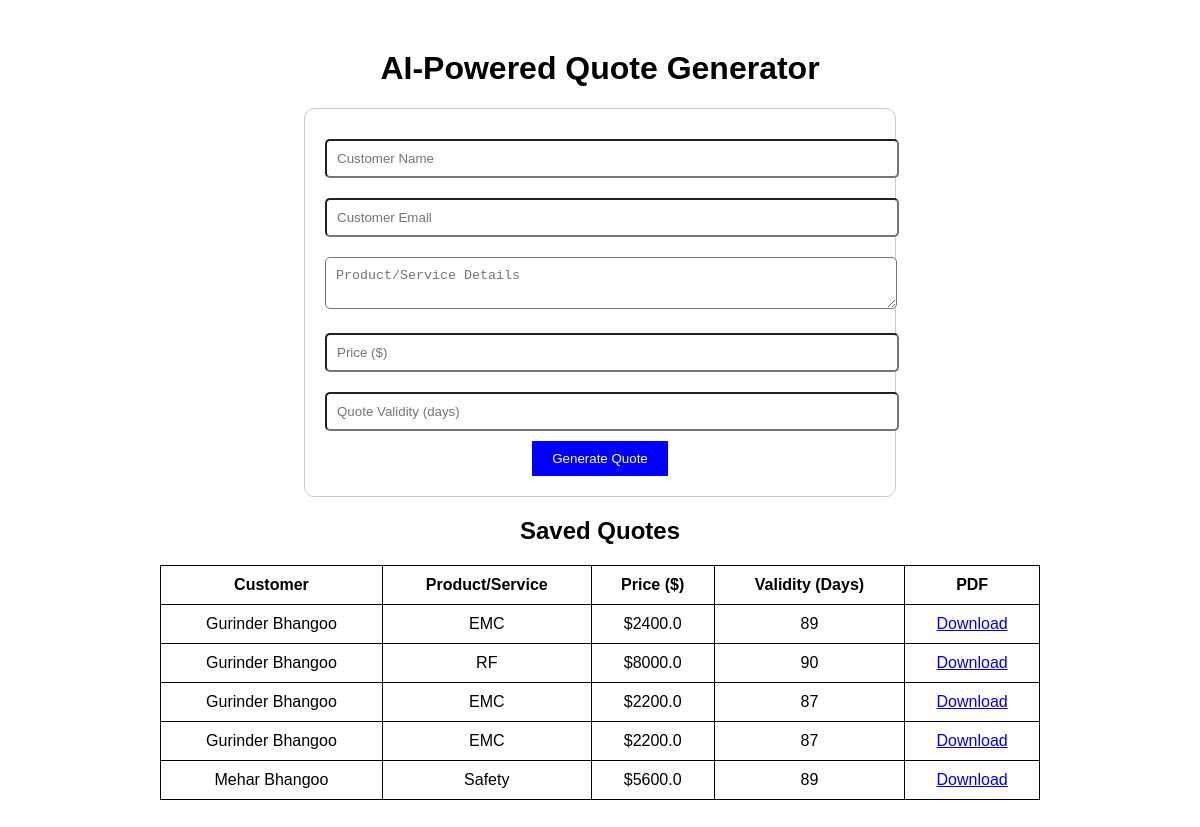
Before: / with the older database file.
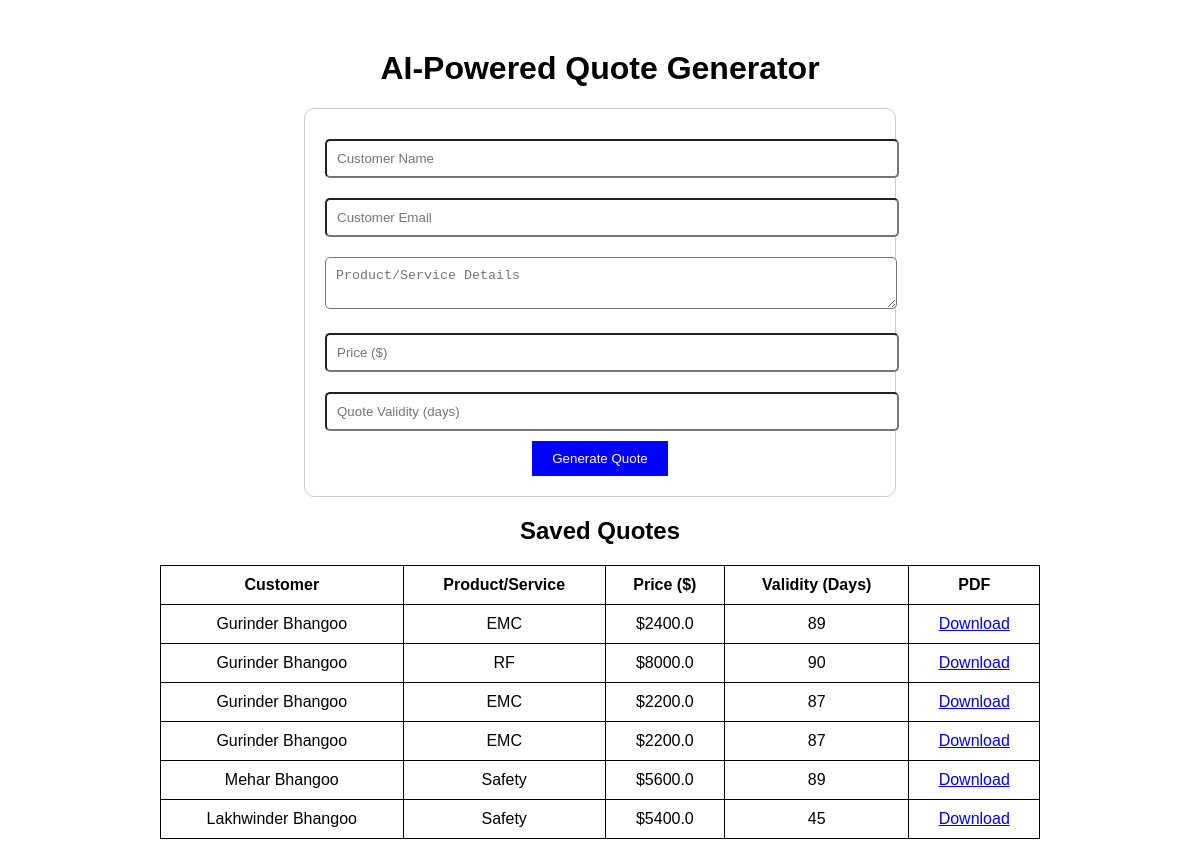
After: the same page with the newer database file.
### app.py (models this page shows)
class Quote(db.Model):
    id = db.Column(db.Integer, primary_key=True)
    customer_name = db.Column(db.String(100), nullable=False)
    recipient_email = db.Column(db.String(100), nullable=False)
    product_details = db.Column(db.Text, nullable=False)
    price = db.Column(db.Float, nullable=False)
    validity = db.Column(db.Integer, nullable=False)
    pdf_filename = db.Column(db.String(100), nullable=False)
    roof_square_feet = db.Column(db.Float, nullable=True)  # Roof Area
    roof_image_url = db.Column(db.String(255), nullable=True)  # Store Image URL

### app.py (the view)
@app.route("/")
def home():
    quotes = Quote.query.all()  # Fetch all quotes from the database
    return render_template("index.html", quotes=quotes)

### templates/index.html (shortened to what this page needs)
<!DOCTYPE html>
<html lang="en">
<head>
</head>
<body>
    <h1>AI-Powered Quote Generator</h1>
    <form action="/generate" method="POST">
        <input type="text" name="customer_name" placeholder="Customer Name" required><br>
        <input type="email" name="recipient_email" placeholder="Customer Email" required><br>
        <textarea name="product_details" placeholder="Product/Service Details" required></textarea><br>
        <input type="number" name="price" placeholder="Price ($)" required><br>
        <input type="number" name="validity" placeholder="Quote Validity (days)" required><br>
        <button type="submit">Generate Quote</button>
    </form>
    <h2>Saved Quotes</h2>
    <table>
        <tr>
            <th>Customer</th>
            <th>Product/Service</th>
            <th>Price ($)</th>
            <th>Validity (Days)</th>
            <th>PDF</th>
        </tr>
        {% for quote in quotes %}
        <tr>
            <td>{{ quote.customer_name }}</td>
            <td>{{ quote.product_details }}</td>
            <td>${{ quote.price }}</td>
            <td>{{ quote.validity }}</td>
            <td><a href="{{ quote.pdf_filename }}" download>Download</a></td>
        </tr>
        {% endfor %}
    </table>
</body>
</html>

### templates/index.html (style rules this page uses)
body { font-family: Arial, sans-serif; text-align: center; margin: 50px; }
form { width: 50%; margin: auto; padding: 20px; border: 1px solid #ccc; border-radius: 10px; }
input, textarea { width: 100%; padding: 10px; margin: 10px 0; border-radius: 5px; }
button { padding: 10px 20px; background-color: blue; color: white; border: none; cursor: pointer; }
table { width: 80%; margin: auto; border-collapse: collapse; }
th, td { border: 1px solid black; padding: 10px; }

Changed rows visible on the page:
added Quote: customer_name "Lakhwinder Bhangoo", product_details "Safety", price "5400.0", validity "45"
